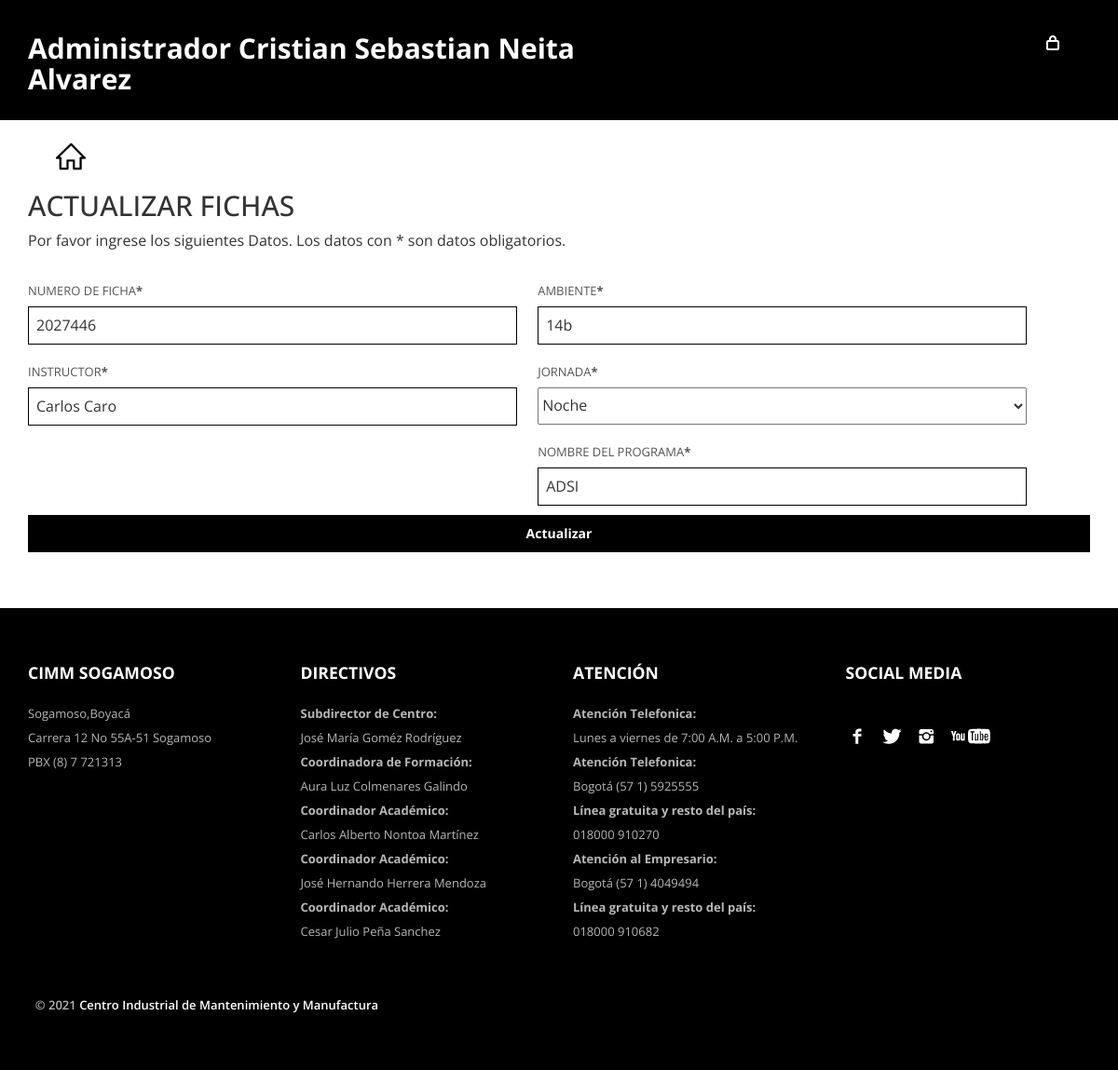
The page /?c=ficha&a=FormUpdate&id=1 (signed in) on the database its author committed.
### tables this page shows
CREATE TABLE `fichas` (
  `id_ficha` int(11) NOT NULL,
  `numeroFicha` varchar(30) NOT NULL,
  `ambiente` varchar(15) NOT NULL,
  `instructor` varchar(100) NOT NULL,
  `jornada` enum('Mañana','Tarde','Noche') NOT NULL,
  `nombrePrograma` varchar(45) NOT NULL
);

### controller/ficha.controlador.php (called while the page is built, shortened)
<?php
    require_once "model/fichas.php";
    class FichaControlador{
        private $modelo;
        public function __construct()
        {
            $this->modelo =  new Fichas();
        }
        public function FormUpdate(){
            if(isset($_GET['id'])){
                $p=$this->modelo->Obtener($_GET['id']);
            }
            require_once "view/header2.php";
            require_once "view/fichas/actualizarFicha.php";
            require_once "view/footer.php";
        }
    }

### model/conexion.php (called while the page is built, shortened)
<?php
class conexion{
    public static function Conectar(){
        try{
            $conexion = new PDO
            ("mysql:host=".self::servidor.";
            dbname=".self::bd."; charset=utf8",
            self::user, self::password);
            $conexion->setAttribute(PDO::ATTR_ERRMODE,
            PDO::ERRMODE_EXCEPTION);
            return $conexion;
        }catch (PDOException $e){
            echo $e->getMessage();
        }
    }
}

### model/fichas.php (called while the page is built, shortened)
<?php
class Fichas{
    private $pdo;
    private $numeroficha;
    private $ambiente;
    private $instructor;
    private $jornada;
    private $nombreprograma;
    public function __construct()
    {
        $this->pdo = conexion::Conectar();
    }
    public function getNumeroFicha()
    {
        return $this->numeroficha;
    }
    public function setNumeroFicha($numeroficha)
    {
        $this->numeroficha = $numeroficha;
    }
    public function getAmbiente()
    {
        return $this->ambiente;
    }
    public function setAmbiente($ambiente)
    {
        $this->ambiente = $ambiente;
    }
    public function getInstructor()
    {
        return $this->instructor;
    }
    public function setInstructor($instructor)
    {
        $this->instructor = $instructor;
    }
    public function getJornada()
    {
        return $this->jornada;
    }
    public function setJornada($jornada)
    {
        $this->jornada = $jornada;
    }
    public function getNombreprograma()
    {
        return $this->nombreprograma;
    }
    public function setNombreprograma($nombreprograma)
    {
        $this->nombreprograma = $nombreprograma;
    }
    public function Obtener($id){
        try{
            $consulta=$this->pdo->prepare("SELECT * FROM fichas WHERE id_ficha=?;");
            $consulta->execute(array($id));
            $r = $consulta->fetch(PDO::FETCH_OBJ);
            $p=new Fichas();
            $p->setIdFichas($r->id_ficha);
            $p->setNumeroFicha($r->numeroFicha);
            $p->setAmbiente($r->ambiente);
            $p->setInstructor($r->instructor);
            $p->setJornada($r->jornada);
            $p->setNombreprograma($r->nombrePrograma);
            return $p;
        }catch (Exception $e) {
            die($e->getMessage());
        }
    }
}

### view/fichas/actualizarFicha.php (the view, shortened to what this page needs)
<div class="main"><br>
<a href="?c=login&a=FormInicio" style="margin-left: 5%; "><img src="images/home.png" alt="atras"></a>
    <div class="shop_top" style="margin-top: -40px">
        <div class="container" >
            <form method="post" action="?c=ficha&a=Actualizar">
                <div class="register-top-grid">
                    <h2>ACTUALIZAR FICHAS</h2>
                    <p>Por favor ingrese los siguientes Datos. Los datos con * son datos obligatorios.</p>
                    <br>
                    <div>
                        <span>Numero de Ficha<label>*</label></span>
                        <input type="text" name="numeroficha" required placeholder="Ingrese el # de Ficha" maxlength="30" style="width: 96%; border-color: black" value="<?= $p->getNumeroFicha() ?>">
                    </div>
                    <div>
                        <span>Ambiente<label>*</label></span>
                        <input type="text" name="ambiente" required placeholder="Ingrese el Ambiente de Formación" maxlength="15" style="border-color: black" value="<?= $p->getAmbiente() ?>">
                    </div>
                    <div>
                        <span>Instructor<label>*</label></span>
                        <input type="text" name="instructor" required placeholder="Ingrese el nombre del Instructor a cargo" maxlength="100" style="border-color: black" value="<?= $p->getInstructor() ?>">
                    </div>
                    <div>
                        <span>Jornada<label>*</label></span>
                        <select class="form-select" aria-label="Default select example" style="width: 96%; height:40px; margin-top: 0px  " name="Jornada"  ?>">
                            <option <?php if($p->getJornada()=="Noche"){
                                echo "selected='selected'"; } ?>value="3">Noche</option>
                        </select>
                    </div>
                    <div>
                        <span>Nombre del Programa<label>*</label></span>
                        <input type="text" name="nombreprograma" required placeholder="Ingrese el nombre del Programa" maxlength="45" style="border-color: black" value="<?= $p->getNombreprograma() ?>">
                    </div>
                </div>
                <br><br>
                <div class="d-grid gap-2">
                    <b><input type="submit" value="Actualizar" class="form-control form-control-color" style="height: 40px; margin-top: 40px; background: black; color: white; border-radius: 0; border-color: black"></b>
                </div>
            </form>
        </div>
    </div>
</div>

### css/style.css (style rules this page uses)
h4, h5, h6, h1, h2, h3 { margin-top: 0; }
p { margin: 0; }
html, body { font-family: 'Open Sans', sans-serif; background:#fff; font-size: 100%; }
body a { transition: 0.5s all; -webkit-transition: 0.5s all; -moz-transition: 0.5s all; -o-transition: 0.5s all; }
.shop_top { padding:5% 0; }
.register-top-grid div, .register-bottom-grid div { width: 48%; float: left; margin: 10px 0; }
.register-top-grid span, .register-bottom-grid span { color:#555; font-size: 0.8125em; padding-bottom: 0.2em; display: block; text-transform: uppercase; }
.register-top-grid input[type="text"], .register-bottom-grid input[type="text"] { border: 1px solid #EEE; outline-color:#00BFF0; width: 96%; font-size: 1em; padding: 0.5em; font-family: 'Open Sans', sans-serif; }

### rows shown on the page
fichas: numeroficha "2027446", ambiente "14b", instructor "Carlos Caro", Jornada "Noche", nombreprograma "ADSI"

### other values the page prints
$_SESSION['user']['nombres'] "Cristian Sebastian"
$_SESSION['user']['apellidos'] "Neita Alvarez"
